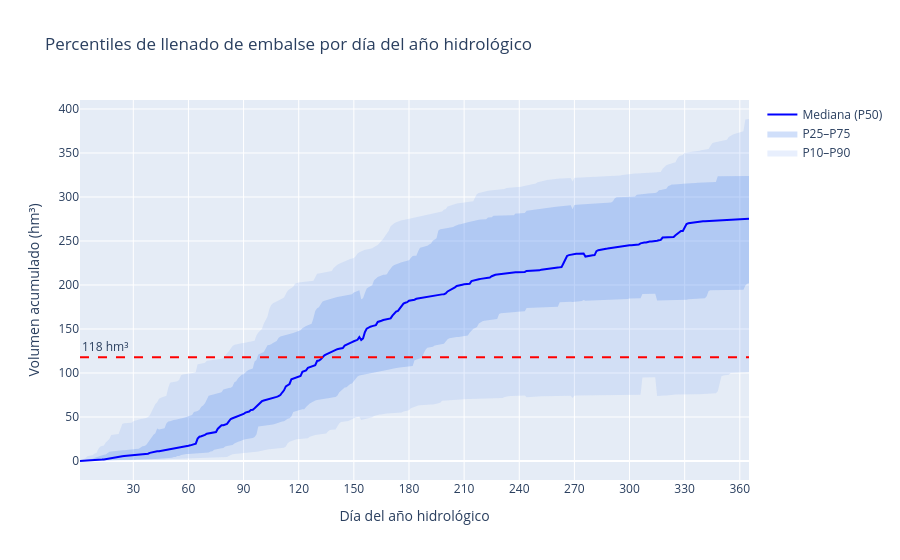

The code cell stored with this chart in its notebook:
### Code cell
# Calculate percentiles of cumulative volume across water years (exclude day 366 - only present in leap years)
df_filtered_365 = df_filtered[df_filtered['day_of_water_year'] <= 365]
percentiles_df = df_filtered_365.groupby('day_of_water_year')['Daily_Volume_hm3'].quantile([0.10, 0.25, 0.50, 0.75, 0.90]).unstack()
percentiles_df.columns = ['P10', 'P25', 'P50 (Median)', 'P75', 'P90']
percentiles_df = percentiles_df.reset_index()

fig = go.Figure()

# Add shaded area between P10 and P90
fig.add_trace(go.Scatter(
    x=percentiles_df['day_of_water_year'], y=percentiles_df['P90'],
    mode='lines', line=dict(width=0), showlegend=False
))
fig.add_trace(go.Scatter(
    x=percentiles_df['day_of_water_year'], y=percentiles_df['P10'],
    mode='lines', line=dict(width=0), fill='tonexty',
    fillcolor='rgba(100,149,237,0.15)', name='P10–P90'
))

# Add shaded area between P25 and P75
fig.add_trace(go.Scatter(
    x=percentiles_df['day_of_water_year'], y=percentiles_df['P75'],
    mode='lines', line=dict(width=0), showlegend=False
))
fig.add_trace(go.Scatter(
    x=percentiles_df['day_of_water_year'], y=percentiles_df['P25'],
    mode='lines', line=dict(width=0), fill='tonexty',
    fillcolor='rgba(100,149,237,0.3)', name='P25–P75'
))

# Add median line
fig.add_trace(go.Scatter(
    x=percentiles_df['day_of_water_year'], y=percentiles_df['P50 (Median)'],
    mode='lines', line=dict(color='blue', width=2), name='Mediana (P50)'
))

# Add reservoir capacity line
fig.add_hline(y=118, line_dash="dash", line_color="red", annotation_text="118 hm³", annotation_position="top left")

fig.update_layout(
    title='Percentiles de llenado de embalse por día del año hidrológico',
    xaxis_title='Día del año hidrológico',
    yaxis_title='Volumen acumulado (hm³)',
    xaxis=dict(range=[1, 365], dtick=30)
)

fig.show()

### Figure 1 — Plotly figure (JSON) as saved in the notebook; plotly's stock layout.template omitted (floating-point values rounded to 4 significant figures; data arrays with more than 128 entries replaced by an {"elided": "..."} marker saying what was removed)
{"data": [{"line": {"width": 0}, "mode": "lines", "showlegend": false, "type": "scatter", "x": {"elided": "365 int values"}, "y": {"elided": "365 float values"}}, {"fill": "tonexty", "fillcolor": "rgba(100,149,237,0.15)", "line": {"width": 0}, "mode": "lines", "name": "P10–P90", "type": "scatter", "x": {"elided": "365 int values"}, "y": {"elided": "365 float values"}}, {"line": {"width": 0}, "mode": "lines", "showlegend": false, "type": "scatter", "x": {"elided": "365 int values"}, "y": {"elided": "365 float values"}}, {"fill": "tonexty", "fillcolor": "rgba(100,149,237,0.3)", "line": {"width": 0}, "mode": "lines", "name": "P25–P75", "type": "scatter", "x": {"elided": "365 int values"}, "y": {"elided": "365 float values"}}, {"line": {"color": "blue", "width": 2}, "mode": "lines", "name": "Mediana (P50)", "type": "scatter", "x": {"elided": "365 int values"}, "y": {"elided": "365 float values"}}], "layout": {"annotations": [{"showarrow": false, "text": "118 hm³", "x": 0, "xanchor": "left", "xref": "x domain", "y": 118, "yanchor": "bottom", "yref": "y"}], "shapes": [{"line": {"color": "red", "dash": "dash"}, "type": "line", "x0": 0, "x1": 1, "xref": "x domain", "y0": 118, "y1": 118, "yref": "y"}], "title": {"text": "Percentiles de llenado de embalse por día del año hidrológico"}, "xaxis": {"dtick": 30, "range": [1, 365], "title": {"text": "Día del año hidrológico"}}, "yaxis": {"title": {"text": "Volumen acumulado (hm³)"}}}}
